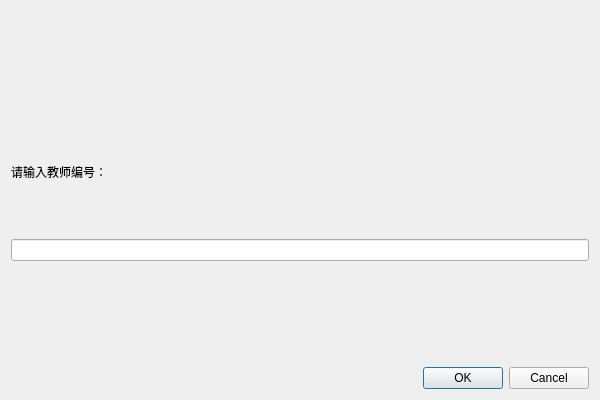
<?xml version="1.0" encoding="UTF-8"?>
<ui version="4.0">
 <class>DialogSearch</class>
 <widget class="QDialog" name="DialogSearch">
  <property name="geometry">
   <rect>
    <x>0</x>
    <y>0</y>
    <width>600</width>
    <height>400</height>
   </rect>
  </property>
  <property name="sizePolicy">
   <sizepolicy hsizetype="Expanding" vsizetype="Expanding">
    <horstretch>0</horstretch>
    <verstretch>0</verstretch>
   </sizepolicy>
  </property>
  <property name="windowTitle">
   <string>Dialog</string>
  </property>
  <property name="styleSheet">
   <string notr="true">DialogSearch{border-image: url(:/background/picture3.png);}</string>
  </property>
  <layout class="QVBoxLayout" name="verticalLayout_2">
   <item>
    <layout class="QVBoxLayout" name="verticalLayout">
     <item>
      <spacer name="verticalSpacer_2">
       <property name="orientation">
        <enum>Qt::Vertical</enum>
       </property>
       <property name="sizeType">
        <enum>QSizePolicy::Fixed</enum>
       </property>
       <property name="sizeHint" stdset="0">
        <size>
         <width>20</width>
         <height>100</height>
        </size>
       </property>
      </spacer>
     </item>
     <item>
      <widget class="QLabel" name="label">
       <property name="styleSheet">
        <string notr="true">font: 14pt &quot;楷体&quot;;</string>
       </property>
       <property name="text">
        <string>请输入教师编号：</string>
       </property>
      </widget>
     </item>
     <item>
      <widget class="QLineEdit" name="lineEditSearch"/>
     </item>
     <item>
      <spacer name="verticalSpacer">
       <property name="orientation">
        <enum>Qt::Vertical</enum>
       </property>
       <property name="sizeType">
        <enum>QSizePolicy::Fixed</enum>
       </property>
       <property name="sizeHint" stdset="0">
        <size>
         <width>20</width>
         <height>100</height>
        </size>
       </property>
      </spacer>
     </item>
    </layout>
   </item>
   <item>
    <widget class="QDialogButtonBox" name="buttonBoxSearch">
     <property name="orientation">
      <enum>Qt::Horizontal</enum>
     </property>
     <property name="standardButtons">
      <set>QDialogButtonBox::Cancel|QDialogButtonBox::Ok</set>
     </property>
    </widget>
   </item>
  </layout>
 </widget>
 <resources/>
 <connections>
  <connection>
   <sender>buttonBoxSearch</sender>
   <signal>accepted()</signal>
   <receiver>DialogSearch</receiver>
   <slot>accept()</slot>
   <hints>
    <hint type="sourcelabel">
     <x>248</x>
     <y>254</y>
    </hint>
    <hint type="destinationlabel">
     <x>157</x>
     <y>274</y>
    </hint>
   </hints>
  </connection>
  <connection>
   <sender>buttonBoxSearch</sender>
   <signal>rejected()</signal>
   <receiver>DialogSearch</receiver>
   <slot>reject()</slot>
   <hints>
    <hint type="sourcelabel">
     <x>316</x>
     <y>260</y>
    </hint>
    <hint type="destinationlabel">
     <x>286</x>
     <y>274</y>
    </hint>
   </hints>
  </connection>
 </connections>
</ui>
